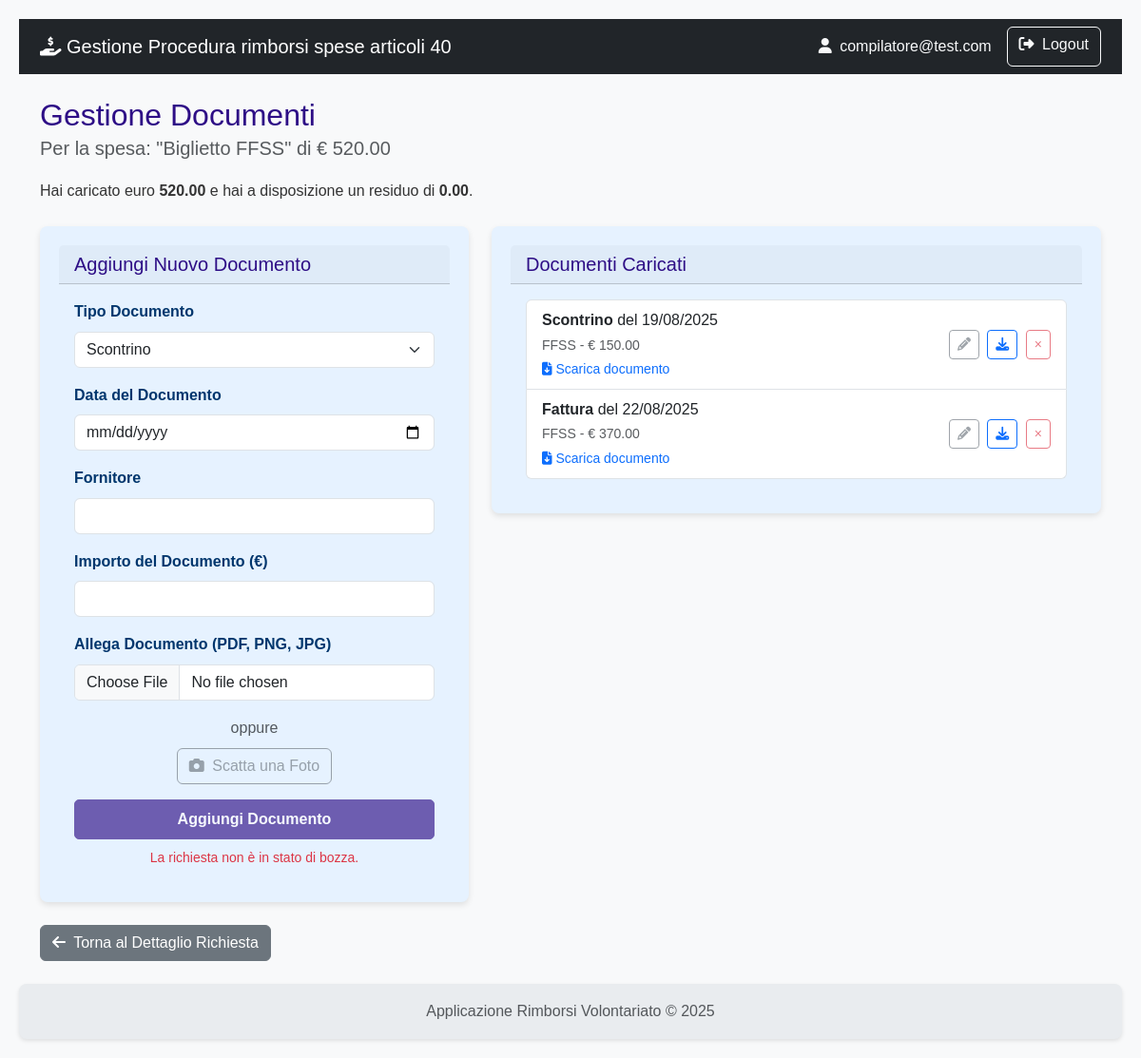
The app's page /richiesta/spese/22/documenti (signed in) with its own data.
### rimborsi/models.py (models this page shows)
class User(db.Model, UserMixin):
    id = db.Column(db.Integer, primary_key=True)
    username = db.Column(db.String(80), nullable=False)
    email = db.Column(db.String(120), nullable=False)
    password_hash = db.Column(db.String(120), nullable=False)
    role = db.Column(db.String(20), nullable=False)
    organizzazioni = db.relationship('Organizzazione', secondary=associazione_utente_organizzazione, back_populates='utenti_compilatori')
    __table_args__ = (
        db.UniqueConstraint('username', name='uq_user_username'),
        db.UniqueConstraint('email', name='uq_user_email'),
    )

class Spesa(db.Model):
    id = db.Column(db.Integer, primary_key=True)
    data_spesa = db.Column(db.Date, nullable=False)
    categoria = db.Column(db.String(1), nullable=False)
    descrizione_spesa = db.Column(db.String(250))
    importo_richiesto = db.Column(db.Float, nullable=False)
    importo_approvato = db.Column(db.Float)
    note_istruttoria = db.Column(db.Text)
    richiesta_id = db.Column(db.Integer, db.ForeignKey('richiesta.id'), nullable=False)
    documenti = db.relationship('DocumentoSpesa', backref='spesa', lazy=True, cascade="all, delete-orphan")
    impiego_id = db.Column(db.Integer, db.ForeignKey('impiego_mezzo_attrezzatura.id'), nullable=True)

class DocumentoSpesa(db.Model):
    id = db.Column(db.Integer, primary_key=True)
    data_documento = db.Column(db.Date, nullable=False)
    fornitore = db.Column(db.String(150))
    importo_documento = db.Column(db.Float, nullable=False)
    tipo_documento = db.Column(db.String(50))
    verificato = db.Column(db.Boolean, default=False)
    note_istruttoria = db.Column(db.Text, nullable=True)
    spesa_id = db.Column(db.Integer, db.ForeignKey('spesa.id'), nullable=False)
    nome_file = db.Column(db.String(255), nullable=True) # Campo per il nome del file salvato
    def get_tipo_documento_display(self):
        tipo = {
            'A': 'Scontrino',
            'B': 'Fattura',
            'C': 'Autorizzazione',
            'D': 'Attestazione Danno'
        }
        return tipo.get(self.tipo_documento, self.tipo_documento)

### rimborsi/richiesta/routes.py (the view)
@richiesta_bp.route('/spese/<int:spesa_id>/documenti', methods=['GET'])
@login_required
def lista_documenti(spesa_id):
    spesa = Spesa.query.get_or_404(spesa_id)
    richiesta = spesa.richiesta  # Accedi alla richiesta associata a questa spesa
    form = DocumentoSpesaForm() # Form per aggiungere nuovi documenti
    return render_template('richiesta/lista_documenti.html', spesa=spesa, form=form, richiesta=richiesta)

### rimborsi/richiesta/forms.py (shortened to what this page needs)
class DocumentoSpesaForm(FlaskForm):
    tipo_documento = SelectField('Tipo Documento', choices=[
        ('A', 'Scontrino'),
        ('B', 'Fattura'),
        ('C', 'Autorizzazione'),
        ('D', 'Attestazione Danno')
    ], validators=[DataRequired()])
    data_documento = DateField('Data del Documento', format='%Y-%m-%d', validators=[DataRequired()])
    fornitore = StringField('Fornitore', validators=[Optional(), Length(max=150)])
    importo_documento = FloatField('Importo del Documento (€)', validators=[Optional()])
    allegato = FileField('Allega Documento (PDF, PNG, JPG)', validators=[
        FileAllowed(['pdf', 'png', 'jpg', 'jpeg'], 'Sono ammessi solo file PDF, PNG e JPG!')
    ])
    submit = SubmitField('Aggiungi Documento')

### rimborsi/templates/richiesta/lista_documenti.html (shortened to what this page needs)
{% extends 'base.html' %}
{% block content %}
    <div class="mb-4">
        <h2 class="mb-0">Gestione Documenti</h2>
        <p class="lead text-muted">
        Per la spesa: "{{ spesa.descrizione_spesa }}" di € {{ "%.2f"|format(spesa.importo_richiesto) }}
       </p>
        {% set totale_caricato = spesa.documenti | map(attribute='importo_documento') | sum %}
        <p>  Hai caricato euro <strong>{{ "%.2f"|format(totale_caricato) }}</strong>
        e hai a disposizione un residuo di
        <strong>{{ "%.2f"|format(spesa.importo_richiesto - totale_caricato) }}</strong>.
        </p>
    </div>
    <div class="row g-4">
        {% include 'partials/_form_documento.html' %}
        {% include 'partials/_lista_documenti_caricati.html' %}
    </div>
    <div class="mt-4">
    <a href="{{ url_for('richiesta.dettaglio_richiesta', richiesta_id=spesa.richiesta_id) }}" class="btn btn-secondary">
        <i class="fas fa-arrow-left me-1"></i> Torna al Dettaglio Richiesta
    </a>
    </div>
{% endblock %}

### rimborsi/templates/base.html (shortened to what this page needs)
<!doctype html>
<html lang="it" class="h-100">
<head>
    <link href="https://cdn.jsdelivr.net/npm/bootstrap@5.3.3/dist/css/bootstrap.min.css" rel="stylesheet" xintegrity="sha384-QWTKZyjpPEjISv5WaRU9OFeRpok6YctnYmDr5pNlyT2bRjXh0JMhjY6hW+ALEwIH">
    <link rel="stylesheet" href="https://cdnjs.cloudflare.com/ajax/libs/font-awesome/6.5.2/css/all.min.css" xintegrity="sha512-SnH5WK+bZxgPHs44uWIX+LLJAJ9/2PkPKZ5QiAj6Ta86w+fsb2TkcmfRyVX3pBnMFcV7oQPJkl9QevSCWr3W6A==" />
    <link rel="stylesheet" href="{{ url_for('static', filename='css/styles.css') }}">
</head>
<body>
    <nav class="navbar navbar-expand-lg navbar-dark bg-dark">
        <div class="container">
            <a class="navbar-brand" href="{{ url_for('auth.index') }}">
                <i class="fas fa-hand-holding-dollar"></i>
                Gestione Procedura rimborsi spese articoli 40
            </a>
            <div class="collapse navbar-collapse" id="navbarNav">
                <div class="d-flex ms-auto">
                    {% if current_user.is_authenticated %}
                        <span class="navbar-text me-3 text-light">
                            <i class="fas fa-user me-1"></i> {{ current_user.email }}
                        </span>
                        <a href="{{ url_for('auth.logout') }}" class="btn btn-outline-light">
                            <i class="fas fa-sign-out-alt me-1"></i> Logout
                        </a>
                    {% else %}
                        <a href="{{ url_for('auth.registrati') }}" class="btn btn-outline-light me-2">Registrati</a>
                        <a href="{{ url_for('auth.login') }}" class="btn btn-outline-light">Login</a>
                    {% endif %}
                </div>
            </div>
        </div>
    </nav>
    <main class="container my-4">
        {% block content %}{% endblock %}
    </main>
    <footer class="footer mt-auto py-3">
        <div class="container text-center">
            <span class="text-muted">Applicazione Rimborsi Volontariato &copy; 2025</span>
        </div>
    </footer>
</body>
</html>

### rimborsi/templates/partials/_lista_documenti_caricati.html
<div class="col-md-7">
    <div class="card shadow-sm">
        <div class="card-header"><h5 class="mb-0">Documenti Caricati</h5></div>
        <div class="card-body">
            <ul class="list-group">
                {% for doc in spesa.documenti %}
                <li class="list-group-item d-flex justify-content-between align-items-center">
                    <div>
                        <strong>{{ doc.get_tipo_documento_display() }}</strong> del {{ doc.data_documento.strftime('%d/%m/%Y') }}
                        <br>
                        <small class="text-muted">{{ doc.fornitore or 'N/D' }} - &euro; {{ "%.2f"|format(doc.importo_documento) if doc.importo_documento is not none else 'N/A' }}</small>
                        {% if doc.nome_file %}
                        <br>
                        <small>
                            <a href="{{ url_for('richiesta.download_documento', documento_id=doc.id) }}" class="text-primary">
                                <i class="fas fa-file-download me-1"></i>Scarica documento
                            </a>
                        </small>
                        {% endif %}
                    </div>
                    <div class="ms-2">
                        <a href="{{ url_for('richiesta.modifica_documento', spesa_id=spesa.id ,  documento_id=doc.id) }}"
                           class="btn btn-sm btn-outline-secondary me-1"
                           title="Modifica"
                           {% if richiesta.stato != 'A' %} style="pointer-events: none; opacity: 0.65;" aria-disabled="true" {% endif %}>
                            <i class="fas fa-pencil-alt"></i>
                        </a>
                        {% if doc.nome_file %}
                        <a href="{{ url_for('richiesta.download_documento', documento_id=doc.id) }}" class="btn btn-sm btn-outline-primary me-1" title="Scarica">
                            <i class="fas fa-download"></i>
                        </a>
                        {% endif %}
                        <form action="{{ url_for('richiesta.cancella_documento', documento_id=doc.id) }}" method="POST" class="d-inline">
                            <button type="submit" class="btn btn-sm btn-outline-danger"
                                    onclick="return confirm('Sei sicuro?');"
                                    {% if richiesta.stato != 'A' %}disabled title="Non puoi cancellare documenti quando la richiesta non è in bozza"{% endif %}>&times;</button>
                        </form>
                    </div>
                </li>
                {% else %}
                <li class="list-group-item text-center text-muted">Nessun documento inserito per questa spesa.</li>
                {% endfor %}
            </ul>
        </div>
    </div>
</div>

### rimborsi/static/css/styles.css (style rules this page uses)
:root { --color-primary: #2e0e86; --color-primary-hover: #142fca; --color-text-light: #ffffff; --color-card-bg: #e6f2ff; --color-card-text: #00366d; --color-bg: #f4f4f4; --color-text-dark: #333; --color-link: #0055a4; --border-radius: 8px; --box-shadow: 0 2px 4px rgba(0, 0, 0, 0.1); --box-shadow-card: 0 3px 6px rgba(0, 0, 0, 0.1); --transition-standard: all 0.3s ease; }
body { font-family: Arial, sans-serif; background-color: var(--color-bg); color: var(--color-text-dark); margin: 0; padding: 20px; line-height: 1.6; }
h1, h2, h3, h4, h5, h6 { color: var(--color-primary); margin-top: 0; }
a { color: var(--color-link); text-decoration: none; }
.card { flex: 1; background-color: var(--color-card-bg); color: var(--color-card-text); border-radius: var(--border-radius); padding: 20px; box-shadow: var(--box-shadow-card); transition: transform 0.2s ease-in-out; border: none; }
.card-body i { transition: var(--transition-standard); }
.shadow-sm { box-shadow: var(--box-shadow-card) !important; }
.text-center { text-align: center; }
.footer { display: flex; justify-content: left; gap: 20px; background-color: var(--color-primary); padding: 15px 20px; border-radius: var(--border-radius); margin-top: 20px; box-shadow: var(--box-shadow); }

### rimborsi/templates/base.html (style rules this page uses)
body { display: flex; flex-direction: column; min-height: 100vh; background-color: #f8f9fa; }
main { flex: 1; }
.footer { background-color: #e9ecef; }

### records on screen
User: email "compilatore@test.com"
Spesa: descrizione_spesa "Biglietto FFSS", importo_richiesto "520.00", spesa.importo_richiesto-totale_caricato "0.00"
DocumentoSpesa: tipo_documento "Scontrino", data_documento "19/08/2025", fornitore "FFSS", importo_documento "150.00"
DocumentoSpesa: tipo_documento "Fattura", data_documento "22/08/2025", fornitore "FFSS", importo_documento "370.00"

### other values on screen
{{ "%.2f"|format(totale_caricato) }} "520.00"
